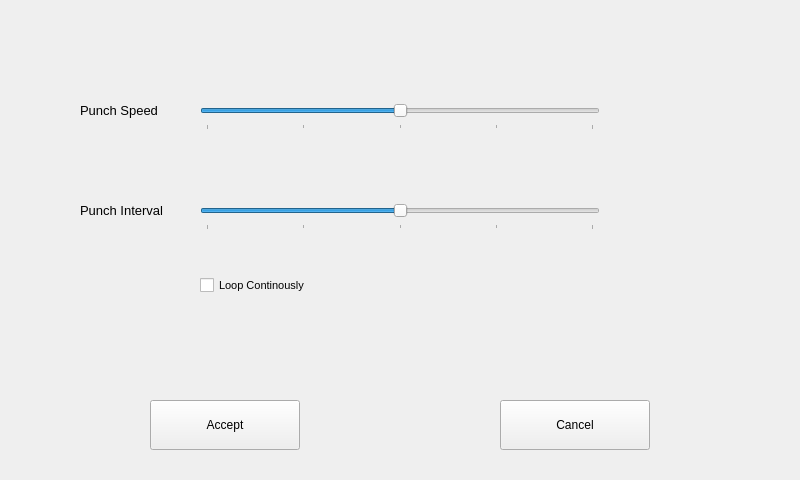
<?xml version="1.0" encoding="UTF-8"?>
<ui version="4.0">
 <class>MainWindow</class>
 <widget class="QMainWindow" name="MainWindow">
  <property name="geometry">
   <rect>
    <x>0</x>
    <y>0</y>
    <width>800</width>
    <height>480</height>
   </rect>
  </property>
  <widget class="QWidget" name="centralwidget">
   <widget class="QStackedWidget" name="stackedWidget">
    <property name="geometry">
     <rect>
      <x>0</x>
      <y>0</y>
      <width>800</width>
      <height>480</height>
     </rect>
    </property>
    <property name="currentIndex">
     <number>4</number>
    </property>
    <widget class="QWidget" name="homeScreen">
     <widget class="QPushButton" name="btnCombinationMode">
      <property name="enabled">
       <bool>true</bool>
      </property>
      <property name="geometry">
       <rect>
        <x>40</x>
        <y>200</y>
        <width>200</width>
        <height>100</height>
       </rect>
      </property>
      <property name="sizePolicy">
       <sizepolicy hsizetype="Fixed" vsizetype="Fixed">
        <horstretch>0</horstretch>
        <verstretch>0</verstretch>
       </sizepolicy>
      </property>
      <property name="text">
       <string>Combination Mode</string>
      </property>
     </widget>
     <widget class="QPushButton" name="btnSparringMode">
      <property name="geometry">
       <rect>
        <x>300</x>
        <y>200</y>
        <width>200</width>
        <height>100</height>
       </rect>
      </property>
      <property name="sizePolicy">
       <sizepolicy hsizetype="Fixed" vsizetype="Fixed">
        <horstretch>0</horstretch>
        <verstretch>0</verstretch>
       </sizepolicy>
      </property>
      <property name="text">
       <string>Sparring Mode</string>
      </property>
     </widget>
     <widget class="QPushButton" name="btnGlobalSettings">
      <property name="geometry">
       <rect>
        <x>560</x>
        <y>200</y>
        <width>200</width>
        <height>100</height>
       </rect>
      </property>
      <property name="text">
       <string>Global Settings</string>
      </property>
     </widget>
    </widget>
    <widget class="QWidget" name="selectCombinationScreen">
     <widget class="QPushButton" name="btnProceedCombination">
      <property name="geometry">
       <rect>
        <x>350</x>
        <y>350</y>
        <width>200</width>
        <height>100</height>
       </rect>
      </property>
      <property name="text">
       <string>Proceed Combination</string>
      </property>
     </widget>
     <widget class="QPushButton" name="btnBack_3">
      <property name="geometry">
       <rect>
        <x>10</x>
        <y>10</y>
        <width>100</width>
        <height>50</height>
       </rect>
      </property>
      <property name="text">
       <string>Back</string>
      </property>
     </widget>
     <widget class="QPushButton" name="btnHome_3">
      <property name="geometry">
       <rect>
        <x>690</x>
        <y>10</y>
        <width>100</width>
        <height>50</height>
       </rect>
      </property>
      <property name="text">
       <string>Home</string>
      </property>
     </widget>
     <widget class="QListWidget" name="listSelectCombination">
      <property name="geometry">
       <rect>
        <x>50</x>
        <y>90</y>
        <width>271</width>
        <height>361</height>
       </rect>
      </property>
     </widget>
     <widget class="QLabel" name="labelSelectedCombination">
      <property name="geometry">
       <rect>
        <x>360</x>
        <y>100</y>
        <width>250</width>
        <height>30</height>
       </rect>
      </property>
      <property name="font">
       <font>
        <pointsize>10</pointsize>
       </font>
      </property>
      <property name="text">
       <string>Selected Combination</string>
      </property>
     </widget>
     <widget class="QPushButton" name="btnCreateNewCombination">
      <property name="geometry">
       <rect>
        <x>570</x>
        <y>350</y>
        <width>200</width>
        <height>100</height>
       </rect>
      </property>
      <property name="text">
       <string>Create New Combination</string>
      </property>
     </widget>
    </widget>
    <widget class="QWidget" name="createNewCombinationScreen">
     <widget class="QPushButton" name="btnHome_2">
      <property name="geometry">
       <rect>
        <x>690</x>
        <y>10</y>
        <width>100</width>
        <height>50</height>
       </rect>
      </property>
      <property name="text">
       <string>Home</string>
      </property>
     </widget>
     <widget class="QPushButton" name="btnBack_2">
      <property name="geometry">
       <rect>
        <x>10</x>
        <y>10</y>
        <width>100</width>
        <height>50</height>
       </rect>
      </property>
      <property name="text">
       <string>Back</string>
      </property>
     </widget>
     <widget class="QPushButton" name="btnRUpperCut">
      <property name="geometry">
       <rect>
        <x>230</x>
        <y>300</y>
        <width>150</width>
        <height>50</height>
       </rect>
      </property>
      <property name="text">
       <string>R UpperCut</string>
      </property>
     </widget>
     <widget class="QPushButton" name="btnLUpperCut">
      <property name="geometry">
       <rect>
        <x>20</x>
        <y>300</y>
        <width>150</width>
        <height>50</height>
       </rect>
      </property>
      <property name="text">
       <string>L UpperCut</string>
      </property>
     </widget>
     <widget class="QPushButton" name="btnRHook">
      <property name="geometry">
       <rect>
        <x>230</x>
        <y>200</y>
        <width>150</width>
        <height>50</height>
       </rect>
      </property>
      <property name="text">
       <string>R Hook</string>
      </property>
     </widget>
     <widget class="QPushButton" name="btnLHook">
      <property name="geometry">
       <rect>
        <x>20</x>
        <y>200</y>
        <width>150</width>
        <height>50</height>
       </rect>
      </property>
      <property name="text">
       <string>L Hook</string>
      </property>
     </widget>
     <widget class="QPushButton" name="btnCross">
      <property name="geometry">
       <rect>
        <x>230</x>
        <y>100</y>
        <width>150</width>
        <height>50</height>
       </rect>
      </property>
      <property name="text">
       <string>Cross</string>
      </property>
     </widget>
     <widget class="QPushButton" name="btnJab">
      <property name="geometry">
       <rect>
        <x>20</x>
        <y>100</y>
        <width>150</width>
        <height>50</height>
       </rect>
      </property>
      <property name="text">
       <string>Jab</string>
      </property>
     </widget>
     <widget class="QTextEdit" name="textEdit">
      <property name="geometry">
       <rect>
        <x>410</x>
        <y>370</y>
        <width>360</width>
        <height>30</height>
       </rect>
      </property>
     </widget>
     <widget class="QPushButton" name="btnClearCombination">
      <property name="geometry">
       <rect>
        <x>600</x>
        <y>420</y>
        <width>150</width>
        <height>50</height>
       </rect>
      </property>
      <property name="text">
       <string>Clear Combination</string>
      </property>
     </widget>
     <widget class="QPushButton" name="btnSaveCombination">
      <property name="geometry">
       <rect>
        <x>420</x>
        <y>420</y>
        <width>150</width>
        <height>50</height>
       </rect>
      </property>
      <property name="text">
       <string>Save Comination</string>
      </property>
     </widget>
     <widget class="QListWidget" name="listCreateCombination">
      <property name="geometry">
       <rect>
        <x>400</x>
        <y>100</y>
        <width>370</width>
        <height>251</height>
       </rect>
      </property>
      <property name="editTriggers">
       <set>QAbstractItemView::NoEditTriggers</set>
      </property>
     </widget>
    </widget>
    <widget class="QWidget" name="workoutScreen">
     <widget class="QPushButton" name="btnPauseWorkout">
      <property name="geometry">
       <rect>
        <x>100</x>
        <y>300</y>
        <width>200</width>
        <height>100</height>
       </rect>
      </property>
      <property name="text">
       <string>Pause Workout</string>
      </property>
     </widget>
     <widget class="QLCDNumber" name="lcdTimer">
      <property name="geometry">
       <rect>
        <x>350</x>
        <y>100</y>
        <width>100</width>
        <height>50</height>
       </rect>
      </property>
      <property name="font">
       <font>
        <pointsize>10</pointsize>
       </font>
      </property>
      <property name="smallDecimalPoint">
       <bool>false</bool>
      </property>
      <property name="digitCount">
       <number>5</number>
      </property>
      <property name="mode">
       <enum>QLCDNumber::Dec</enum>
      </property>
      <property name="value" stdset="0">
       <double>180.000000000000000</double>
      </property>
      <property name="intValue" stdset="0">
       <number>180</number>
      </property>
     </widget>
     <widget class="QPushButton" name="btnStopWorkout">
      <property name="geometry">
       <rect>
        <x>500</x>
        <y>300</y>
        <width>200</width>
        <height>100</height>
       </rect>
      </property>
      <property name="text">
       <string>Stop Workout</string>
      </property>
     </widget>
    </widget>
    <widget class="QWidget" name="globalSettingsScreen">
     <widget class="QPushButton" name="btnCancelSettings">
      <property name="geometry">
       <rect>
        <x>500</x>
        <y>400</y>
        <width>150</width>
        <height>50</height>
       </rect>
      </property>
      <property name="text">
       <string>Cancel</string>
      </property>
     </widget>
     <widget class="QPushButton" name="btnAcceptSettings">
      <property name="geometry">
       <rect>
        <x>150</x>
        <y>400</y>
        <width>150</width>
        <height>50</height>
       </rect>
      </property>
      <property name="text">
       <string>Accept</string>
      </property>
     </widget>
     <widget class="QSlider" name="horizontalSliderSpeed">
      <property name="geometry">
       <rect>
        <x>200</x>
        <y>100</y>
        <width>400</width>
        <height>30</height>
       </rect>
      </property>
      <property name="maximum">
       <number>4</number>
      </property>
      <property name="pageStep">
       <number>4</number>
      </property>
      <property name="value">
       <number>2</number>
      </property>
      <property name="sliderPosition">
       <number>2</number>
      </property>
      <property name="orientation">
       <enum>Qt::Horizontal</enum>
      </property>
      <property name="tickPosition">
       <enum>QSlider::TicksBelow</enum>
      </property>
      <property name="tickInterval">
       <number>0</number>
      </property>
     </widget>
     <widget class="QSlider" name="horizontalSliderInterval">
      <property name="geometry">
       <rect>
        <x>200</x>
        <y>200</y>
        <width>400</width>
        <height>30</height>
       </rect>
      </property>
      <property name="maximum">
       <number>4</number>
      </property>
      <property name="pageStep">
       <number>4</number>
      </property>
      <property name="value">
       <number>2</number>
      </property>
      <property name="sliderPosition">
       <number>2</number>
      </property>
      <property name="orientation">
       <enum>Qt::Horizontal</enum>
      </property>
      <property name="tickPosition">
       <enum>QSlider::TicksBelow</enum>
      </property>
      <property name="tickInterval">
       <number>0</number>
      </property>
     </widget>
     <widget class="QLabel" name="labelSpeed">
      <property name="geometry">
       <rect>
        <x>80</x>
        <y>100</y>
        <width>100</width>
        <height>20</height>
       </rect>
      </property>
      <property name="font">
       <font>
        <pointsize>10</pointsize>
       </font>
      </property>
      <property name="text">
       <string>Punch Speed</string>
      </property>
     </widget>
     <widget class="QLabel" name="labelInterval">
      <property name="geometry">
       <rect>
        <x>80</x>
        <y>200</y>
        <width>100</width>
        <height>20</height>
       </rect>
      </property>
      <property name="font">
       <font>
        <pointsize>10</pointsize>
       </font>
      </property>
      <property name="text">
       <string>Punch Interval</string>
      </property>
     </widget>
     <widget class="QCheckBox" name="checkBoxLoop">
      <property name="geometry">
       <rect>
        <x>200</x>
        <y>270</y>
        <width>120</width>
        <height>30</height>
       </rect>
      </property>
      <property name="font">
       <font>
        <pointsize>8</pointsize>
       </font>
      </property>
      <property name="layoutDirection">
       <enum>Qt::LeftToRight</enum>
      </property>
      <property name="text">
       <string>Loop Continously</string>
      </property>
     </widget>
    </widget>
   </widget>
  </widget>
 </widget>
 <resources/>
 <connections/>
</ui>
